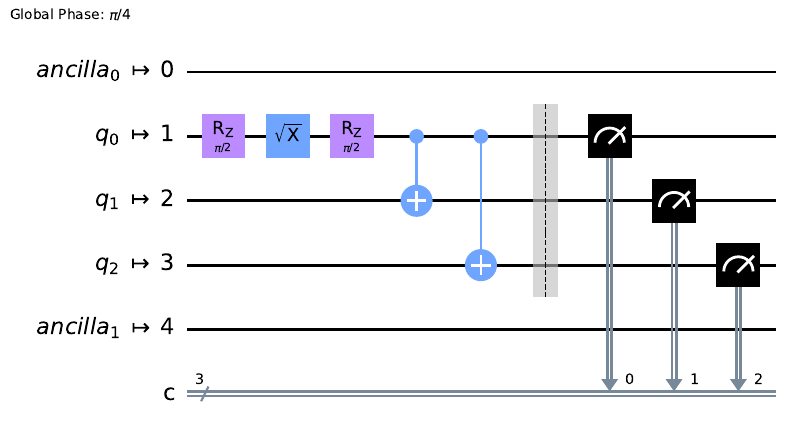

Recreate this plot in Python.
from qiskit import QuantumCircuit, transpile
from qiskit.providers.fake_provider import FakeVigo
backend = FakeVigo()

qc = QuantumCircuit(3, 3)
qc.h(0)
qc.cx(0,range(1,3))
qc.barrier()
qc.measure(range(3), range(3))
qc = transpile(qc, backend)

# ------------------------------------------------------------------------------

# Draw
qc.draw(output='text', filename='lpq-smelly.txt', justify='left')
qc.draw(output='latex_source', filename='lpq-smelly.tex', justify='left')
qc.draw(output='mpl', filename='lpq-smelly.pdf', justify='left', fold=-1)
qc.draw(output='mpl', filename='lpq-smelly-folded.pdf', justify='left')

from qiskit.visualization import plot_circuit_layout
fig = plot_circuit_layout(qc, backend, view='virtual')
fig.savefig('lpq-smelly-virtual-circuit.pdf')
fig = plot_circuit_layout(qc, backend, view='physical')
fig.savefig('lpq-smelly-physical-circuit.pdf')

from quantum_circuit_to_binary_matrix import Justify, qc2matrix
qc2matrix(qc, Justify.left, 'lpq-smelly.csv')
